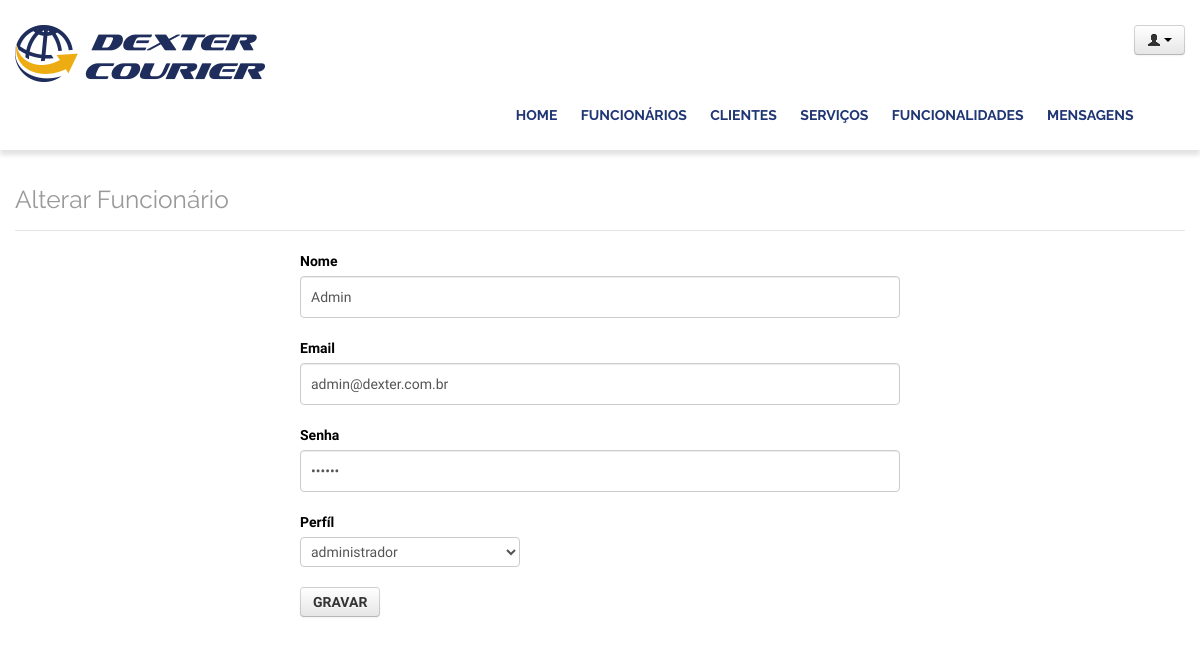
/lamp/admin/alterarFuncionario.php?id=5, run on the app's committed database.
### tables this page shows
CREATE TABLE `funcionarios` (
  `id` int(11) NOT NULL AUTO_INCREMENT,
  `nome` varchar(200) DEFAULT NULL,
  `email` varchar(200) DEFAULT NULL,
  `senha` varchar(100) DEFAULT NULL,
  `prf_id` int(11) DEFAULT NULL,
  `ip` varchar(2) DEFAULT NULL,
  PRIMARY KEY (`id`)
);

CREATE TABLE `perfis` (
  `id` int(11) NOT NULL AUTO_INCREMENT,
  `nome` varchar(30) DEFAULT NULL,
  `ip` varchar(2) DEFAULT NULL,
  PRIMARY KEY (`id`)
);

### lamp/include/banco.php (called while the page is built, shortened)
<?php
	function listar($tabela, $campos = "*", $onde=null, $filtro=null, $ordem=null, $limite=null){
                $sql = "select $campos from $tabela";
                $registros = [];
				$link = mysqli_connect ( 'localhost', 'admin', '4linux', 'dexter500') or die ("Cloud not connect to mysql");
                $query = mysqli_query( $link, $sql );
				while($registro = mysqli_fetch_array($query)){
                   $registros[] = $registro;
                }
                return $registros;
 }
	function ver($tabela, $onde, $campos = "*"){
			$sql = "select $campos from $tabela where $onde";
			$link = mysqli_connect ( 'localhost', 'admin', '4linux', 'dexter500') or die ("Cloud not connect to mysql");
			$query = mysqli_query( $link, $sql );
			return mysqli_fetch_array( $query );
}

### lamp/admin/alterarFuncionario.php (the view, shortened to what this page needs)
    <header class="header">
           <?php
                require 'topo.php';
            	$registro = ver( 'funcionarios', " id={$_GET['id']}" );
           ?>
    </header>
    <div class="container">
    <div class="row">
    <div class="span12" style="margin-top:20px">
        <legend class="title">
            <h3>Alterar Funcionário</h3>
        </legend>
		<form action="#" method="post" class="form">
			<p>
				<label for="nome">Nome</label> <input type="text" name="nome"
					id="nome_razao" value="<?php echo $registro['nome'] ?>" required>
			</p>
			<p>
				<label for="email">Email</label> <input type="email" name="email"
					id="email" value="<?php echo $registro['email'] ?>" required>
			</p>
			<p>
				<label for="senha">Senha</label> <input type="password" name="senha"
					id="senha" value="xxxxxx" required>
			</p>
			<p>
				<label for="prf_id">Perfíl</label>
				 <select name="prf_id">
									 <?php foreach( listar('perfis') as $perfil ){ ?>
 <option value = "<?php echo $perfil['id'] ?>" <?php echo ( $perfil['id'] == $registro['prf_id'] ) ? 'selected = true' : '' ?>>
												<?php echo $perfil['nome'] ?>
											</option>
									 <?php } ?>
                        </select>
			</p>
			<p>
				<button class="btn">Gravar</button>
			</p>
		</form>
    </div>
</div>
</div>
</body>
</html>

### lamp/include/css/style.css (style rules this page uses)
body { margin: 0; padding: 0; background: #F5F5F5; color: #555; font-family: 'Open Sans', sans-serif; font-weight: 300; }
.container { width:980px; margin: 0 auto; display: block; }
.header { width: 100%; background-color: white; padding: 15px; overflow: hidden; box-sizing: border-box; -webkit-box-shadow: 0 5px 5px rgba(0,0,0,.12); -moz-box-shadow: 0 5px 5px rgba(0,0,0,.12); box-shadow: 0 5px 5px rgba(0,0,0,.12); }
.title { font-family: 'Raleway', sans-serif; }
.title h3 { font-weight: normal; color: #999; }
.form { max-width: 600px; margin: 0 auto; }
.form label { font-weight: 600; }
.form input, .form textarea { width: 100%; max-width: 100%; background:none; border:1px solid #ccc; padding:10px 5px; font-size:1.4em; }
.btn { background-color: #1f3574; text-transform: uppercase; color: #fff; text-decoration: none; padding: 10px 25px; font-weight: 700; border:0; font-size: 1em; }

### lamp/admin/alterarFuncionario.php (style rules this page uses)
textarea, input[type="text"], input[type="password"], input[type="datetime"], input[type="datetime-local"], input[type="date"], input[type="month"], input[type="time"], input[type="week"], input[type="number"], input[type="email"], input[type="url"], input[type="search"], input[type="tel"], input[type="color"], .uneditable-input { padding: 10px; height:auto; }

### data on the page
funcionarios: nome "Admin", email "admin@dexter.com.br", prf_id "administrador"
